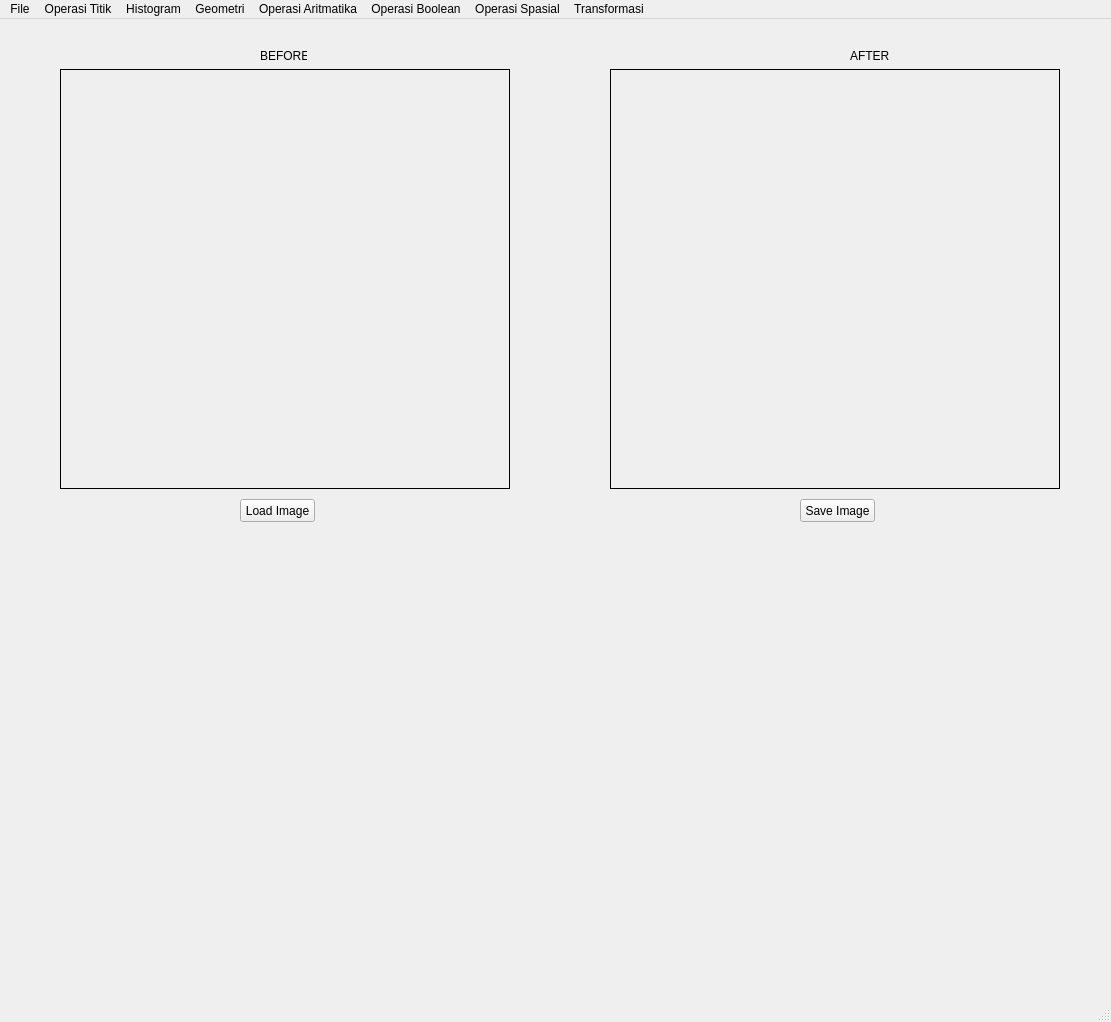
<?xml version="1.0" encoding="UTF-8"?>
<ui version="4.0">
 <author>Rhyred</author>
 <class>My_Program_152024141</class>
 <widget class="QMainWindow" name="My_Program_152024141">
  <property name="geometry">
   <rect>
    <x>0</x>
    <y>0</y>
    <width>1111</width>
    <height>1022</height>
   </rect>
  </property>
  <property name="windowTitle">
   <string>MainWindow</string>
  </property>
  <widget class="QWidget" name="centralwidget">
   <widget class="QPushButton" name="loadButton">
    <property name="geometry">
     <rect>
      <x>240</x>
      <y>480</y>
      <width>75</width>
      <height>23</height>
     </rect>
    </property>
    <property name="text">
     <string>Load Image</string>
    </property>
   </widget>
   <widget class="QLabel" name="imgLabel">
    <property name="geometry">
     <rect>
      <x>60</x>
      <y>50</y>
      <width>450</width>
      <height>420</height>
     </rect>
    </property>
    <property name="frameShape">
     <enum>QFrame::Box</enum>
    </property>
    <property name="text">
     <string/>
    </property>
   </widget>
   <widget class="QLabel" name="hasilLabel">
    <property name="geometry">
     <rect>
      <x>610</x>
      <y>50</y>
      <width>450</width>
      <height>420</height>
     </rect>
    </property>
    <property name="frameShape">
     <enum>QFrame::Box</enum>
    </property>
    <property name="text">
     <string/>
    </property>
   </widget>
   <widget class="QPushButton" name="saveButton">
    <property name="geometry">
     <rect>
      <x>800</x>
      <y>480</y>
      <width>75</width>
      <height>23</height>
     </rect>
    </property>
    <property name="text">
     <string>Save Image</string>
    </property>
   </widget>
   <widget class="QLabel" name="before">
    <property name="geometry">
     <rect>
      <x>260</x>
      <y>30</y>
      <width>47</width>
      <height>13</height>
     </rect>
    </property>
    <property name="text">
     <string>BEFORE</string>
    </property>
   </widget>
   <widget class="QLabel" name="after">
    <property name="geometry">
     <rect>
      <x>850</x>
      <y>30</y>
      <width>47</width>
      <height>13</height>
     </rect>
    </property>
    <property name="text">
     <string>AFTER</string>
    </property>
   </widget>
  </widget>
  <widget class="QMenuBar" name="menubar">
   <property name="geometry">
    <rect>
     <x>0</x>
     <y>0</y>
     <width>1111</width>
     <height>21</height>
    </rect>
   </property>
   <widget class="QMenu" name="menuFile">
    <property name="title">
     <string>File</string>
    </property>
    <addaction name="actionLoad_Image"/>
    <addaction name="actionSave_Image"/>
   </widget>
   <widget class="QMenu" name="menuOperasi_Titik">
    <property name="title">
     <string>Operasi Titik</string>
    </property>
    <addaction name="actionGrayScale"/>
    <addaction name="actionBrightness"/>
    <addaction name="actionSimple_Contrast"/>
    <addaction name="actionContrast_Stretching"/>
    <addaction name="actionNegative_Image"/>
    <addaction name="actionBiner_Image"/>
   </widget>
   <widget class="QMenu" name="menuHistogram">
    <property name="title">
     <string>Histogram</string>
    </property>
    <addaction name="actionGray_Histogram"/>
    <addaction name="actionRGB_Histogram"/>
    <addaction name="actionHistogram_Equalization"/>
   </widget>
   <widget class="QMenu" name="menuGeometri">
    <property name="title">
     <string>Geometri</string>
    </property>
    <addaction name="actionTranslasi"/>
    <addaction name="actionRotasi"/>
    <addaction name="actionResize"/>
    <addaction name="actionCrop"/>
   </widget>
   <widget class="QMenu" name="menuOperasi_Aritmatika">
    <property name="title">
     <string>Operasi Aritmatika</string>
    </property>
    <addaction name="actionTambah"/>
    <addaction name="actionKurang"/>
    <addaction name="actionKali"/>
    <addaction name="actionBagi"/>
   </widget>
   <widget class="QMenu" name="menuOperasi_Boolean">
    <property name="title">
     <string>Operasi Boolean</string>
    </property>
    <addaction name="actionAnd"/>
    <addaction name="actionOr"/>
    <addaction name="actionXor"/>
   </widget>
   <widget class="QMenu" name="menuOperasi_Spasial">
    <property name="title">
     <string>Operasi Spasial</string>
    </property>
    <addaction name="actionFilter"/>
    <addaction name="actionMean_Filter"/>
    <addaction name="actionGaussian_Filter"/>
    <addaction name="actionSharpening"/>
    <addaction name="actionMedian_Filter"/>
    <addaction name="actionMax_Filter"/>
    <addaction name="actionMin_Filter"/>
   </widget>
   <widget class="QMenu" name="menuTransformasi">
    <property name="title">
     <string>Transformasi</string>
    </property>
    <addaction name="actionDFT_Smoothing"/>
   </widget>
   <addaction name="menuFile"/>
   <addaction name="menuOperasi_Titik"/>
   <addaction name="menuHistogram"/>
   <addaction name="menuGeometri"/>
   <addaction name="menuOperasi_Aritmatika"/>
   <addaction name="menuOperasi_Boolean"/>
   <addaction name="menuOperasi_Spasial"/>
   <addaction name="menuTransformasi"/>
  </widget>
  <widget class="QStatusBar" name="statusbar"/>
  <action name="actionGrayScale">
   <property name="text">
    <string>GrayScale</string>
   </property>
  </action>
  <action name="actionLoad_Image">
   <property name="text">
    <string>Load Image</string>
   </property>
  </action>
  <action name="actionSave_Image">
   <property name="text">
    <string>Save Image</string>
   </property>
  </action>
  <action name="actionBrightness">
   <property name="text">
    <string>Brightness</string>
   </property>
  </action>
  <action name="actionSimple_Contrast">
   <property name="text">
    <string>Simple Contrast</string>
   </property>
  </action>
  <action name="actionContrast_Stretching">
   <property name="text">
    <string>Contrast Stretching</string>
   </property>
  </action>
  <action name="actionNegative_Image">
   <property name="text">
    <string>Negative Image</string>
   </property>
  </action>
  <action name="actionBiner_Image">
   <property name="text">
    <string>Biner Image</string>
   </property>
  </action>
  <action name="actionGray_Histogram">
   <property name="text">
    <string>Histogram Grayscale</string>
   </property>
  </action>
  <action name="actionRGB_Histogram">
   <property name="text">
    <string>Histogram RGB</string>
   </property>
  </action>
  <action name="actionHistogram_Equalization">
   <property name="text">
    <string>Histogram Equalization</string>
   </property>
  </action>
  <action name="actionTranslasi">
   <property name="text">
    <string>Translasi</string>
   </property>
  </action>
  <action name="actionRotasi">
   <property name="text">
    <string>Rotasi</string>
   </property>
  </action>
  <action name="actionResize">
   <property name="text">
    <string>Resize</string>
   </property>
  </action>
  <action name="actionCrop">
   <property name="text">
    <string>Crop Image</string>
   </property>
  </action>
  <action name="actionTambah">
   <property name="text">
    <string>Tambah +</string>
   </property>
  </action>
  <action name="actionKurang">
   <property name="text">
    <string>Kurang -</string>
   </property>
  </action>
  <action name="actionKali">
   <property name="text">
    <string>Kali x</string>
   </property>
  </action>
  <action name="actionBagi">
   <property name="text">
    <string>Bagi /</string>
   </property>
  </action>
  <action name="actionAnd">
   <property name="text">
    <string>AND &amp;&amp;</string>
   </property>
  </action>
  <action name="actionOr">
   <property name="text">
    <string>OR ||</string>
   </property>
  </action>
  <action name="actionXor">
   <property name="text">
    <string>XOR ^</string>
   </property>
  </action>
  <action name="actionFilter">
   <property name="text">
    <string>Filtering</string>
   </property>
  </action>
  <action name="actionMean_Filter">
   <property name="text">
    <string>Mean Filtering</string>
   </property>
  </action>
  <action name="actionGaussian_Filter">
   <property name="text">
    <string>Gaussian Filtering</string>
   </property>
  </action>
  <action name="actionSharpening">
   <property name="text">
    <string>Sharpening</string>
   </property>
  </action>
  <action name="actionMedian_Filter">
   <property name="text">
    <string>Median Filtering</string>
   </property>
  </action>
  <action name="actionMax_Filter">
   <property name="text">
    <string>Max Filtering</string>
   </property>
  </action>
  <action name="actionMin_Filter">
   <property name="text">
    <string>Min Filtering</string>
   </property>
  </action>
  <action name="actionDFT_Smoothing">
   <property name="text">
    <string>DFT Smoothing Image</string>
   </property>
  </action>
 </widget>
 <resources/>
 <connections/>
</ui>
